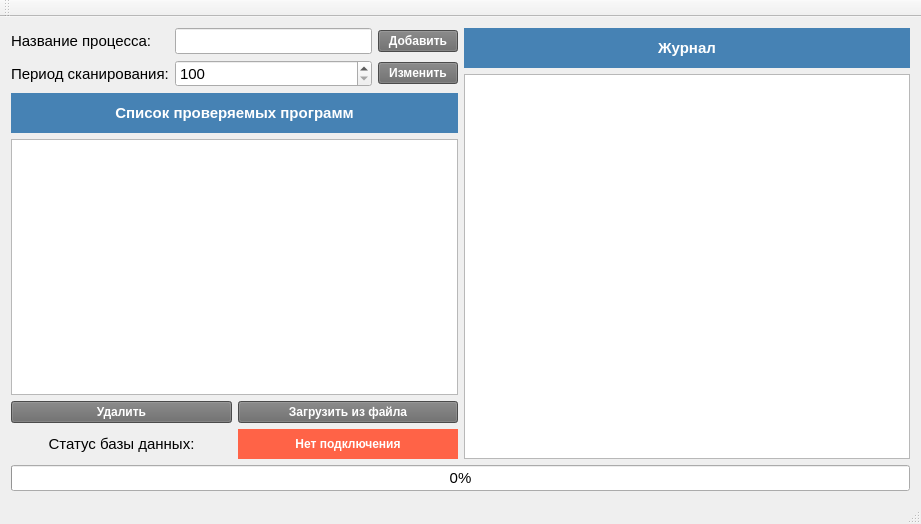
<?xml version="1.0" encoding="UTF-8"?>
<ui version="4.0">
 <class>MainWindow</class>
 <widget class="QMainWindow" name="MainWindow">
  <property name="windowModality">
   <enum>Qt::NonModal</enum>
  </property>
  <property name="geometry">
   <rect>
    <x>0</x>
    <y>0</y>
    <width>921</width>
    <height>524</height>
   </rect>
  </property>
  <property name="windowTitle">
   <string>Диспетчер процессов</string>
  </property>
  <widget class="QWidget" name="centralWidget">
   <layout class="QVBoxLayout" name="verticalLayout">
    <item>
     <layout class="QGridLayout" name="gridLayout_2">
      <item row="0" column="0">
       <layout class="QGridLayout" name="gridLayout">
        <item row="0" column="0">
         <widget class="QLabel" name="lb_txt_poisk">
          <property name="minimumSize">
           <size>
            <width>140</width>
            <height>0</height>
           </size>
          </property>
          <property name="font">
           <font>
            <pointsize>11</pointsize>
           </font>
          </property>
          <property name="text">
           <string>Название процесса:</string>
          </property>
         </widget>
        </item>
        <item row="0" column="1">
         <widget class="QLineEdit" name="lineEdit">
          <property name="font">
           <font>
            <pointsize>11</pointsize>
           </font>
          </property>
         </widget>
        </item>
        <item row="0" column="2">
         <widget class="QPushButton" name="pb_add">
          <property name="styleSheet">
           <string notr="true">background-color: dimgrey; color: white; font: bold;</string>
          </property>
          <property name="text">
           <string>Добавить</string>
          </property>
         </widget>
        </item>
        <item row="2" column="0" colspan="3">
         <layout class="QGridLayout" name="gridLayout_3">
          <item row="0" column="0" colspan="2">
           <widget class="QLabel" name="label_2">
            <property name="minimumSize">
             <size>
              <width>0</width>
              <height>40</height>
             </size>
            </property>
            <property name="maximumSize">
             <size>
              <width>16777215</width>
              <height>40</height>
             </size>
            </property>
            <property name="font">
             <font>
              <pointsize>11</pointsize>
              <weight>75</weight>
              <italic>false</italic>
              <bold>true</bold>
             </font>
            </property>
            <property name="styleSheet">
             <string notr="true">background-color: steelblue; color: white; font: bold;</string>
            </property>
            <property name="text">
             <string>Список проверяемых программ</string>
            </property>
            <property name="alignment">
             <set>Qt::AlignCenter</set>
            </property>
           </widget>
          </item>
          <item row="3" column="0">
           <widget class="QLabel" name="label">
            <property name="minimumSize">
             <size>
              <width>0</width>
              <height>30</height>
             </size>
            </property>
            <property name="maximumSize">
             <size>
              <width>16777215</width>
              <height>30</height>
             </size>
            </property>
            <property name="font">
             <font>
              <pointsize>11</pointsize>
              <weight>50</weight>
              <bold>false</bold>
             </font>
            </property>
            <property name="text">
             <string>Статус базы данных:</string>
            </property>
            <property name="alignment">
             <set>Qt::AlignCenter</set>
            </property>
           </widget>
          </item>
          <item row="2" column="0">
           <widget class="QPushButton" name="pb_del">
            <property name="styleSheet">
             <string notr="true">background-color: dimgrey; color: white; font: bold;</string>
            </property>
            <property name="text">
             <string>Удалить</string>
            </property>
           </widget>
          </item>
          <item row="2" column="1">
           <widget class="QPushButton" name="pb_config">
            <property name="styleSheet">
             <string notr="true">background-color: dimgrey; color: white; font: bold;</string>
            </property>
            <property name="text">
             <string>Загрузить из файла</string>
            </property>
           </widget>
          </item>
          <item row="3" column="1">
           <widget class="QLabel" name="lb_statusBD">
            <property name="minimumSize">
             <size>
              <width>0</width>
              <height>0</height>
             </size>
            </property>
            <property name="maximumSize">
             <size>
              <width>16777215</width>
              <height>16777215</height>
             </size>
            </property>
            <property name="styleSheet">
             <string notr="true">background-color: tomato; font: bold; color: white; </string>
            </property>
            <property name="text">
             <string>Нет подключения</string>
            </property>
            <property name="alignment">
             <set>Qt::AlignCenter</set>
            </property>
           </widget>
          </item>
          <item row="1" column="0" colspan="2">
           <widget class="QListView" name="listView">
            <property name="font">
             <font>
              <pointsize>11</pointsize>
             </font>
            </property>
            <property name="resizeMode">
             <enum>QListView::Fixed</enum>
            </property>
           </widget>
          </item>
         </layout>
        </item>
        <item row="1" column="0">
         <widget class="QLabel" name="label_4">
          <property name="font">
           <font>
            <pointsize>11</pointsize>
           </font>
          </property>
          <property name="text">
           <string>Период сканирования:</string>
          </property>
         </widget>
        </item>
        <item row="1" column="1">
         <widget class="QSpinBox" name="spinBox">
          <property name="font">
           <font>
            <pointsize>11</pointsize>
           </font>
          </property>
          <property name="minimum">
           <number>100</number>
          </property>
          <property name="maximum">
           <number>1000000</number>
          </property>
         </widget>
        </item>
        <item row="1" column="2">
         <widget class="QPushButton" name="pb_change">
          <property name="styleSheet">
           <string notr="true">background-color: dimgrey; color: white; font: bold;</string>
          </property>
          <property name="text">
           <string>Изменить</string>
          </property>
         </widget>
        </item>
       </layout>
      </item>
      <item row="0" column="1">
       <layout class="QGridLayout" name="gridLayout_4">
        <item row="1" column="0">
         <widget class="QTextBrowser" name="textBrowser">
          <property name="font">
           <font>
            <pointsize>11</pointsize>
           </font>
          </property>
         </widget>
        </item>
        <item row="0" column="0">
         <widget class="QLabel" name="label_3">
          <property name="minimumSize">
           <size>
            <width>0</width>
            <height>40</height>
           </size>
          </property>
          <property name="font">
           <font>
            <pointsize>11</pointsize>
            <weight>75</weight>
            <italic>false</italic>
            <bold>true</bold>
           </font>
          </property>
          <property name="styleSheet">
           <string notr="true">background-color: steelblue; color: white; font: bold;</string>
          </property>
          <property name="text">
           <string>Журнал</string>
          </property>
          <property name="alignment">
           <set>Qt::AlignCenter</set>
          </property>
         </widget>
        </item>
       </layout>
      </item>
     </layout>
    </item>
    <item>
     <widget class="QProgressBar" name="progressBar">
      <property name="font">
       <font>
        <pointsize>11</pointsize>
       </font>
      </property>
      <property name="value">
       <number>0</number>
      </property>
      <property name="alignment">
       <set>Qt::AlignCenter</set>
      </property>
      <property name="textVisible">
       <bool>true</bool>
      </property>
      <property name="invertedAppearance">
       <bool>false</bool>
      </property>
      <property name="textDirection">
       <enum>QProgressBar::TopToBottom</enum>
      </property>
     </widget>
    </item>
   </layout>
  </widget>
  <widget class="QMenuBar" name="menuBar">
   <property name="geometry">
    <rect>
     <x>0</x>
     <y>0</y>
     <width>921</width>
     <height>30</height>
    </rect>
   </property>
  </widget>
  <widget class="QToolBar" name="mainToolBar">
   <attribute name="toolBarArea">
    <enum>TopToolBarArea</enum>
   </attribute>
   <attribute name="toolBarBreak">
    <bool>false</bool>
   </attribute>
  </widget>
  <widget class="QStatusBar" name="statusBar"/>
 </widget>
 <layoutdefault spacing="6" margin="11"/>
 <resources/>
 <connections/>
</ui>
